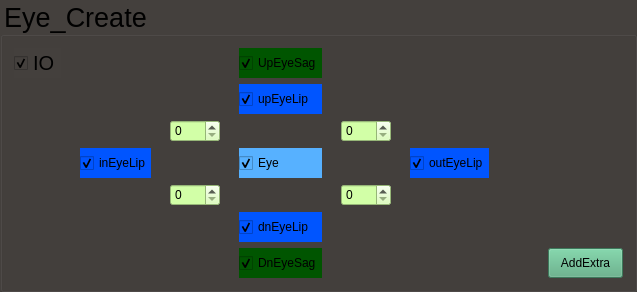
            <widget class="QGroupBox" name="groupBox_2">
             <property name="sizePolicy">
              <sizepolicy hsizetype="Preferred" vsizetype="Minimum">
               <horstretch>0</horstretch>
               <verstretch>0</verstretch>
              </sizepolicy>
             </property>
             <property name="font">
              <font>
               <pointsize>20</pointsize>
              </font>
             </property>
             <property name="styleSheet">
              <string notr="true">background-color: rgb(68, 64, 61);</string>
             </property>
             <property name="title">
              <string>Eye_Create</string>
             </property>
             <layout class="QGridLayout" name="gridLayout_12">
              <item row="0" column="0">
               <layout class="QGridLayout" name="gridLayout_8">
                <property name="horizontalSpacing">
                 <number>19</number>
                </property>
                <item row="8" column="8">
                 <widget class="QPushButton" name="pushButton_5">
                  <property name="minimumSize">
                   <size>
                    <width>75</width>
                    <height>30</height>
                   </size>
                  </property>
                  <property name="maximumSize">
                   <size>
                    <width>75</width>
                    <height>30</height>
                   </size>
                  </property>
                  <property name="styleSheet">
                   <string notr="true">background-color: rgb(85, 170, 127);</string>
                  </property>
                  <property name="text">
                   <string>AddExtra</string>
                  </property>
                 </widget>
                </item>
                <item row="5" column="7">
                 <spacer name="horizontalSpacer_5">
                  <property name="orientation">
                   <enum>Qt::Horizontal</enum>
                  </property>
                  <property name="sizeHint" stdset="0">
                   <size>
                    <width>40</width>
                    <height>20</height>
                   </size>
                  </property>
                 </spacer>
                </item>
                <item row="5" column="6">
                 <widget class="QCheckBox" name="checkBox_25">
                  <property name="minimumSize">
                   <size>
                    <width>0</width>
                    <height>30</height>
                   </size>
                  </property>
                  <property name="maximumSize">
                   <size>
                    <width>180</width>
                    <height>30</height>
                   </size>
                  </property>
                  <property name="styleSheet">
                   <string notr="true">background-color: rgb(0, 85, 255);</string>
                  </property>
                  <property name="text">
                   <string>outEyeLip</string>
                  </property>
                  <property name="checked">
                   <bool>true</bool>
                  </property>
                 </widget>
                </item>
                <item row="1" column="4">
                 <widget class="QCheckBox" name="checkBox_20">
                  <property name="minimumSize">
                   <size>
                    <width>0</width>
                    <height>30</height>
                   </size>
                  </property>
                  <property name="maximumSize">
                   <size>
                    <width>100</width>
                    <height>50</height>
                   </size>
                  </property>
                  <property name="font">
                   <font>
                    <pointsize>9</pointsize>
                   </font>
                  </property>
                  <property name="styleSheet">
                   <string notr="true">background-color: rgb(0, 85, 0);</string>
                  </property>
                  <property name="text">
                   <string>UpEyeSag</string>
                  </property>
                  <property name="checked">
                   <bool>true</bool>
                  </property>
                 </widget>
                </item>
                <item row="2" column="4">
                 <widget class="QCheckBox" name="checkBox_28">
                  <property name="minimumSize">
                   <size>
                    <width>0</width>
                    <height>30</height>
                   </size>
                  </property>
                  <property name="maximumSize">
                   <size>
                    <width>100</width>
                    <height>30</height>
                   </size>
                  </property>
                  <property name="styleSheet">
                   <string notr="true">background-color: rgb(0, 85, 255);</string>
                  </property>
                  <property name="text">
                   <string>upEyeLip</string>
                  </property>
                  <property name="checked">
                   <bool>true</bool>
                  </property>
                 </widget>
                </item>
                <item row="7" column="4">
                 <widget class="QCheckBox" name="checkBox_22">
                  <property name="minimumSize">
                   <size>
                    <width>0</width>
                    <height>30</height>
                   </size>
                  </property>
                  <property name="maximumSize">
                   <size>
                    <width>100</width>
                    <height>30</height>
                   </size>
                  </property>
                  <property name="styleSheet">
                   <string notr="true">background-color: rgb(0, 85, 255);</string>
                  </property>
                  <property name="text">
                   <string>dnEyeLip</string>
                  </property>
                  <property name="checked">
                   <bool>true</bool>
                  </property>
                 </widget>
                </item>
                <item row="8" column="4">
                 <widget class="QCheckBox" name="checkBox_39">
                  <property name="minimumSize">
                   <size>
                    <width>0</width>
                    <height>30</height>
                   </size>
                  </property>
                  <property name="maximumSize">
                   <size>
                    <width>100</width>
                    <height>50</height>
                   </size>
                  </property>
                  <property name="styleSheet">
                   <string notr="true">background-color: rgb(0, 85, 0);</string>
                  </property>
                  <property name="text">
                   <string>DnEyeSag</string>
                  </property>
                  <property name="checked">
                   <bool>true</bool>
                  </property>
                 </widget>
                </item>
                <item row="5" column="1" alignment="Qt::AlignLeft">
                 <widget class="QCheckBox" name="checkBox_26">
                  <property name="minimumSize">
                   <size>
                    <width>0</width>
                    <height>30</height>
                   </size>
                  </property>
                  <property name="maximumSize">
                   <size>
                    <width>180</width>
                    <height>30</height>
                   </size>
                  </property>
                  <property name="styleSheet">
                   <string notr="true">background-color: rgb(0, 85, 255);</string>
                  </property>
                  <property name="text">
                   <string>inEyeLip</string>
                  </property>
                  <property name="checked">
                   <bool>true</bool>
                  </property>
                 </widget>
                </item>
                <item row="5" column="0">
                 <spacer name="horizontalSpacer_6">
                  <property name="orientation">
                   <enum>Qt::Horizontal</enum>
                  </property>
                  <property name="sizeHint" stdset="0">
                   <size>
                    <width>40</width>
                    <height>20</height>
                   </size>
                  </property>
                 </spacer>
                </item>
                <item row="1" column="0">
                 <widget class="QCheckBox" name="checkBox_16">
                  <property name="font">
                   <font>
                    <pointsize>15</pointsize>
                   </font>
                  </property>
                  <property name="text">
                   <string>IO</string>
                  </property>
                  <property name="checked">
                   <bool>true</bool>
                  </property>
                 </widget>
                </item>
                <item row="5" column="4">
                 <widget class="QCheckBox" name="checkBox_23">
                  <property name="sizePolicy">
                   <sizepolicy hsizetype="MinimumExpanding" vsizetype="Fixed">
                    <horstretch>0</horstretch>
                    <verstretch>0</verstretch>
                   </sizepolicy>
                  </property>
                  <property name="minimumSize">
                   <size>
                    <width>0</width>
                    <height>30</height>
                   </size>
                  </property>
                  <property name="maximumSize">
                   <size>
                    <width>100</width>
                    <height>30</height>
                   </size>
                  </property>
                  <property name="styleSheet">
                   <string notr="true">background-color: rgb(87, 177, 255);</string>
                  </property>
                  <property name="text">
                   <string>Eye</string>
                  </property>
                  <property name="checked">
                   <bool>true</bool>
                  </property>
                 </widget>
                </item>
                <item row="6" column="5">
                 <widget class="QSpinBox" name="spinBox_11">
                  <property name="minimumSize">
                   <size>
                    <width>50</width>
                    <height>0</height>
                   </size>
                  </property>
                  <property name="maximumSize">
                   <size>
                    <width>50</width>
                    <height>40</height>
                   </size>
                  </property>
                  <property name="styleSheet">
                   <string notr="true">background-color: rgb(210, 255, 167);</string>
                  </property>
                 </widget>
                </item>
                <item row="3" column="5">
                 <widget class="QSpinBox" name="spinBox_10">
                  <property name="minimumSize">
                   <size>
                    <width>50</width>
                    <height>0</height>
                   </size>
                  </property>
                  <property name="maximumSize">
                   <size>
                    <width>50</width>
                    <height>40</height>
                   </size>
                  </property>
                  <property name="styleSheet">
                   <string notr="true">background-color: rgb(210, 255, 167);</string>
                  </property>
                 </widget>
                </item>
                <item row="3" column="3">
                 <widget class="QSpinBox" name="spinBox_9">
                  <property name="minimumSize">
                   <size>
                    <width>50</width>
                    <height>0</height>
                   </size>
                  </property>
                  <property name="maximumSize">
                   <size>
                    <width>50</width>
                    <height>40</height>
                   </size>
                  </property>
                  <property name="styleSheet">
                   <string notr="true">background-color: rgb(210, 255, 167);</string>
                  </property>
                 </widget>
                </item>
                <item row="6" column="3">
                 <widget class="QSpinBox" name="spinBox_12">
                  <property name="minimumSize">
                   <size>
                    <width>50</width>
                    <height>0</height>
                   </size>
                  </property>
                  <property name="maximumSize">
                   <size>
                    <width>50</width>
                    <height>40</height>
                   </size>
                  </property>
                  <property name="styleSheet">
                   <string notr="true">background-color: rgb(210, 255, 167);</string>
                  </property>
                 </widget>
                </item>
               </layout>
              </item>
             </layout>
            </widget>
